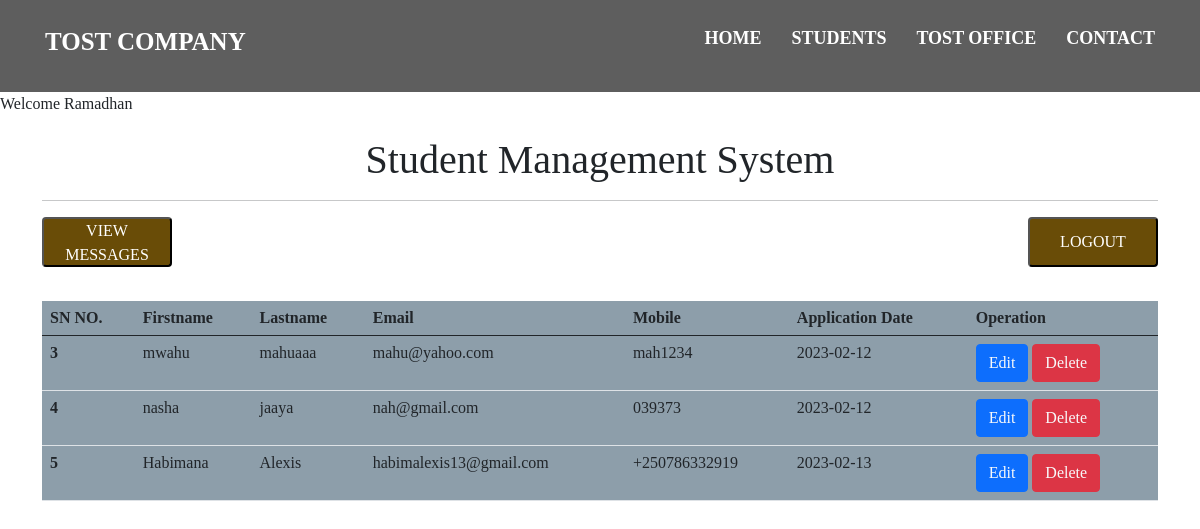
/displaying.php (signed in), run on the app's committed database.
### tables this page shows
CREATE TABLE `students` (
  `student_id` int(11) NOT NULL,
  `firstname` varchar(100) NOT NULL,
  `lastname` varchar(100) NOT NULL,
  `email` varchar(100) NOT NULL,
  `mobile` varchar(20) NOT NULL,
  `date` date NOT NULL DEFAULT current_timestamp()
);

### displaying.php (the view, shortened to what this page needs)
<?php
 include 'connect.php';
 include 'header.php'?>
 Welcome <?php
 echo $_SESSION["name"]; ?>
<!doctype html>
<html lang="en">
  <head>
    <link href="https://cdn.jsdelivr.net/npm/bootstrap@5.0.2/dist/css/bootstrap.min.css" rel="stylesheet">
    <link href="style.css" rel="stylesheet">
  </head>
    <body>
        <div class="container">
            <h1 class="headdis">Student Management System</h1><hr>
            <a href="messages.php"><button class="view-btn">VIEW MESSAGES </button></a>
            <a href="logout.php" class="logout-link">  <button class="btnlogout">LOGOUT</button></a>
            <div class="tabl">
                <table class="table">
                    <thead>
                        <tr>
                        <th scope="col">SN NO.</th>
                        <th scope="col">Firstname</th>
                        <th scope="col">Lastname</th>
                        <th scope="col">Email</th>
                        <th scope="col">Mobile</th>
                        <th scope="col">Application Date</th>
                        <th scope="col">Operation</th>
                        </tr>
                    </thead>
                    <tbody>
                        <?php
                          $sql = "SELECT * FROM `students`";
                          $result = mysqli_query($conn,$sql);
                          if ($result){
                            while($row= mysqli_fetch_assoc($result)){
                              $id = $row ['student_id'];
                              $firstname = $row ['firstname'];
                              $lastname = $row ['lastname'];
                              $email = $row ['email'];
                              $mobile = $row ['mobile'];
                              $date = $row ['date'];
                              echo '<tr>
                              <th>'.$id.'</th>
                              <td>'. $firstname.'</td>
                              <td>'. $lastname.'</td>
                              <td>'.$email.'</td>
                              <td>'.$mobile.'</td>
                              <td>'.$date.'</td>
                              <td><button class=  "btn btn-primary text-light"><a href="update.php? updateid='.$id.'" class="text-light text-decoration-none">Edit </a> </button>
                              <button class= "btn btn-danger"> <a href="delete.php? deleteid='.$id.'" class="text-light text-decoration-none">Delete </a> </button></td>
                              </tr>';
                            }
                          }
                        ?>
                    </tbody>
                </table>
                </div>
        </div>
    </body>
    </html>

### css/style.css (style rules this page uses)
* { box-sizing: border-box; margin: 0; padding: 0; }
html,body { font-family: 'Nunito-Regular'; scroll-behavior: smooth ; height: 100%; font-size: 16px; background-size: contain; font-family: 'Monteserrat'; }
.tabl { margin-top: 100px; background-color: #2c4c6189; }
.headdis { text-align: center; margin-top: 20px; }
a .btnlogout { list-style: none; text-decoration: none; height: 50px; width: 130px; border-radius: 4px 4px; transition: 2s; background-color: #694c07; color: white; float: right; text-align: center; }
a .view-btn { list-style: none; text-decoration: none; height: 50px; width: 130px; border-radius: 4px 4px; transition: 2s; background-color: #694c07; color: white; float:left; text-align: center; }

### data on the page
students: student_id "3", firstname "mwahu", lastname "mahuaaa", email "mahu@yahoo.com", mobile "mah1234", date "2023-02-12"
students: student_id "4", firstname "nasha", lastname "jaaya", email "nah@gmail.com", mobile "039373", date "2023-02-12"
students: student_id "5", firstname "Habimana", lastname "Alexis", email "habimalexis13@gmail.com", mobile "+250786332919", date "2023-02-13"

### other printed values
$_SESSION["name"] "Ramadhan"
